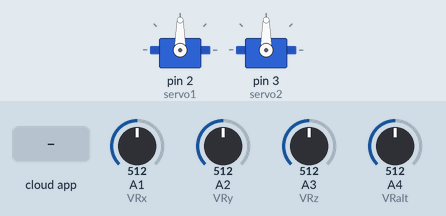
A sketch run on a simulated Arduino Uno, built with avr-gcc and run on an emulated ATmega328P. On the bench: 2 × servo. Inputs (shaded band) come from the test bench; at power-on: A1 (VRx) = 512, A2 (VRy) = 512, A3 (VRz) = 512, A4 (VRalt) = 512. The ROS host is connected and sends only what is stated.

Above: at 1.2 s.
1.3 s: the phone or cloud app sets pitch_control_input to 0
At 2.5 s:
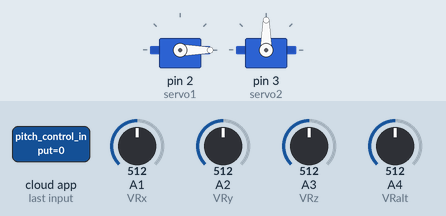
2.8 s: the phone or cloud app sets roll_control_input to 0
At 3.6 s:
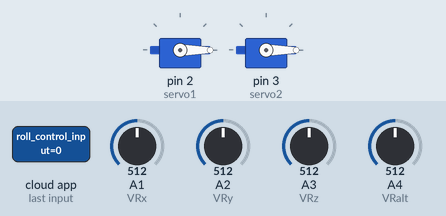
4.3 s: the phone or cloud app sets pitch_control_input to 180
At 4.7 s:
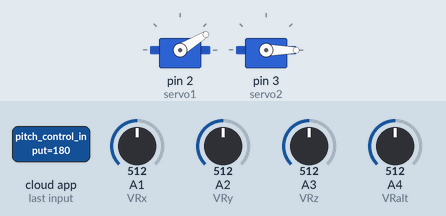
5.8 s: the phone or cloud app sets roll_control_input to 180
At 7.0 s:
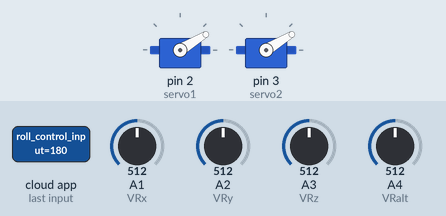
7.3 s: the phone or cloud app sets pitch_control_input to 45
At 8.2 s:
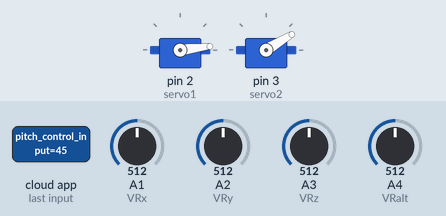
Timing chart, 0 to 9.8 s (numbered marks = the images above; inputs shaded):
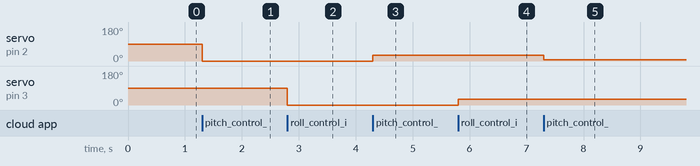

The sketch:

send_and_reseve_one_arduino.ino
```cpp
#include <ros.h>
#include <std_msgs/Int16.h>
#include <std_msgs/Empty.h>
#include <Servo.h>

int VRx = A1;
int VRy = A2;
int VRz = A3;
int VRalt = A4;

float pitch_map;
float roll_map;
float yaw_map;
float altitude_map;


int min_pitch_val = 0;
int max_pitch_val = 1023;
int min_roll_val = 0;
int max_roll_val = 1023;
int min_yaw_val = 0;
int max_yaw_val = 1023;
int min_altitude_val = 0;
int max_altitude_val = 1023;

Servo servo1;
Servo servo2;


ros::NodeHandle  nh;

std_msgs::Int16 xPosition;
ros::Publisher pitch_control_input("arduino_pitch_control_input", &xPosition);

std_msgs::Int16 yPosition;
ros::Publisher roll_control_input("arduino_roll_control_input", &yPosition);

std_msgs::Int16 zPosition;
ros::Publisher yaw_control_input("arduino_yaw_control_input", &zPosition);

std_msgs::Int16 altitudePosition;
ros::Publisher altitude_control_input("arduino_altitude_control_input", &altitudePosition);


void messageCb( const std_msgs::Int16& pitch_val){
  pitch_map = map(pitch_val.data, min_pitch_val, max_pitch_val, 0, 180);
  servo1.write(pitch_map);
}

void messageCg( const std_msgs::Int16& roll_val){
  roll_map = map(roll_val.data, min_roll_val, max_roll_val, 0, 180);
  servo2.write(roll_map);
}

ros::Subscriber<std_msgs::Int16> sub1("pitch_control_input", messageCb );
ros::Subscriber<std_msgs::Int16> sub2("roll_control_input", messageCg );


//std_msgs::String str_msg;
//ros::Publisher chatter("chatter", &str_msg);

//char hello[13] = "hello world!";

void setup()
{
//  pinMode(13, OUTPUT);
  nh.initNode();
  servo1.attach(2);
  servo2.attach(3);
  nh.subscribe(sub1);
  nh.subscribe(sub2);
  nh.advertise(pitch_control_input);
  nh.advertise(roll_control_input);
}

void loop()
{
//  str_msg.data = hello;
//  chatter.publish( &str_msg );
  pinMode(VRx, INPUT);
  pinMode(VRy, INPUT);
  pinMode(VRz, INPUT);
  pinMode(VRalt, INPUT);
  xPosition.data = analogRead(VRx);
  yPosition.data = analogRead(VRy);
  zPosition.data = analogRead(VRz);
  altitudePosition.data = analogRead(VRalt);
  pitch_control_input.publish( &xPosition );
  roll_control_input.publish( &yPosition );
  yaw_control_input.publish( &zPosition );
  altitude_control_input.publish( &altitudePosition );
  nh.spinOnce();
  //delay(500);
}
```

Measured:
- after the input at 1.3 s, servo on pin 2 (servo1): 90° → 0° at once
- after the input at 2.8 s, servo on pin 3 (servo2): 90° → 0° at once
- after the input at 4.3 s, servo on pin 2 (servo1): 0° → 31° at once
- after the input at 5.8 s, servo on pin 3 (servo2): 0° → 31° at once
- after the input at 7.3 s, servo on pin 2 (servo1): 31° → 7° at once
